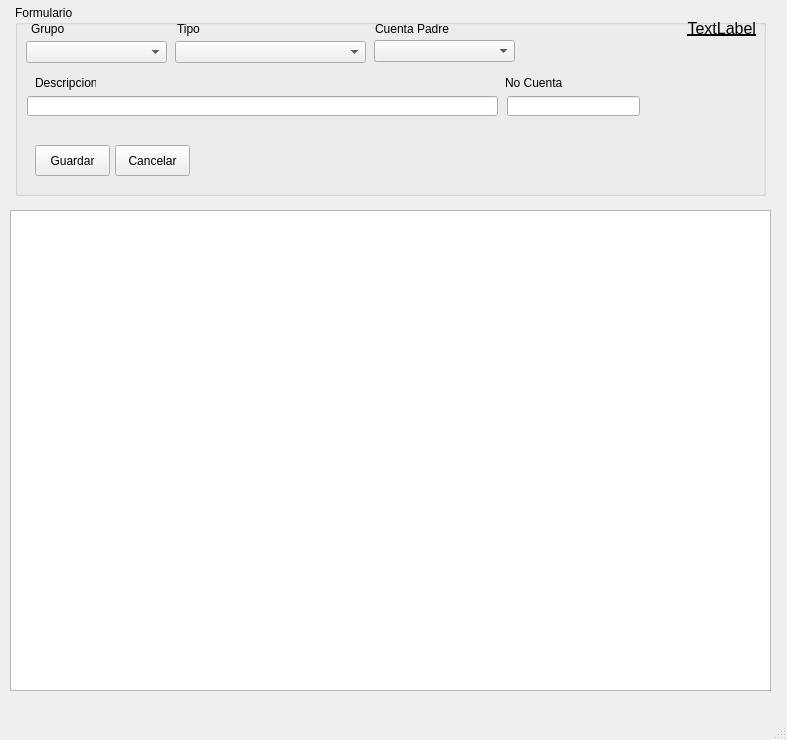
<?xml version="1.0" encoding="UTF-8"?>
<ui version="4.0">
 <class>MainWindow</class>
 <widget class="QMainWindow" name="MainWindow">
  <property name="geometry">
   <rect>
    <x>0</x>
    <y>0</y>
    <width>787</width>
    <height>740</height>
   </rect>
  </property>
  <property name="windowTitle">
   <string>MainWindow</string>
  </property>
  <widget class="QWidget" name="centralwidget">
   <widget class="QWidget" name="gridLayoutWidget">
    <property name="geometry">
     <rect>
      <x>10</x>
      <y>0</y>
      <width>761</width>
      <height>201</height>
     </rect>
    </property>
    <layout class="QGridLayout" name="gridLayout">
     <property name="sizeConstraint">
      <enum>QLayout::SetMaximumSize</enum>
     </property>
     <property name="leftMargin">
      <number>5</number>
     </property>
     <property name="topMargin">
      <number>5</number>
     </property>
     <property name="rightMargin">
      <number>5</number>
     </property>
     <property name="bottomMargin">
      <number>5</number>
     </property>
     <property name="horizontalSpacing">
      <number>5</number>
     </property>
     <item row="0" column="0">
      <widget class="QGroupBox" name="Formulario">
       <property name="title">
        <string>Formulario</string>
       </property>
       <widget class="QPushButton" name="btnIngresar">
        <property name="geometry">
         <rect>
          <x>20</x>
          <y>140</y>
          <width>75</width>
          <height>31</height>
         </rect>
        </property>
        <property name="palette">
         <palette>
          <active>
           <colorrole role="WindowText">
            <brush brushstyle="SolidPattern">
             <color alpha="255">
              <red>0</red>
              <green>0</green>
              <blue>0</blue>
             </color>
            </brush>
           </colorrole>
           <colorrole role="Text">
            <brush brushstyle="SolidPattern">
             <color alpha="255">
              <red>0</red>
              <green>0</green>
              <blue>0</blue>
             </color>
            </brush>
           </colorrole>
           <colorrole role="ButtonText">
            <brush brushstyle="SolidPattern">
             <color alpha="255">
              <red>0</red>
              <green>0</green>
              <blue>0</blue>
             </color>
            </brush>
           </colorrole>
           <colorrole role="PlaceholderText">
            <brush brushstyle="SolidPattern">
             <color alpha="128">
              <red>0</red>
              <green>0</green>
              <blue>0</blue>
             </color>
            </brush>
           </colorrole>
          </active>
          <inactive>
           <colorrole role="WindowText">
            <brush brushstyle="SolidPattern">
             <color alpha="255">
              <red>0</red>
              <green>0</green>
              <blue>0</blue>
             </color>
            </brush>
           </colorrole>
           <colorrole role="Text">
            <brush brushstyle="SolidPattern">
             <color alpha="255">
              <red>0</red>
              <green>0</green>
              <blue>0</blue>
             </color>
            </brush>
           </colorrole>
           <colorrole role="ButtonText">
            <brush brushstyle="SolidPattern">
             <color alpha="255">
              <red>0</red>
              <green>0</green>
              <blue>0</blue>
             </color>
            </brush>
           </colorrole>
           <colorrole role="PlaceholderText">
            <brush brushstyle="SolidPattern">
             <color alpha="128">
              <red>0</red>
              <green>0</green>
              <blue>0</blue>
             </color>
            </brush>
           </colorrole>
          </inactive>
          <disabled>
           <colorrole role="WindowText">
            <brush brushstyle="SolidPattern">
             <color alpha="255">
              <red>0</red>
              <green>85</green>
              <blue>255</blue>
             </color>
            </brush>
           </colorrole>
           <colorrole role="Text">
            <brush brushstyle="SolidPattern">
             <color alpha="255">
              <red>0</red>
              <green>85</green>
              <blue>255</blue>
             </color>
            </brush>
           </colorrole>
           <colorrole role="ButtonText">
            <brush brushstyle="SolidPattern">
             <color alpha="255">
              <red>0</red>
              <green>85</green>
              <blue>255</blue>
             </color>
            </brush>
           </colorrole>
           <colorrole role="PlaceholderText">
            <brush brushstyle="SolidPattern">
             <color alpha="128">
              <red>0</red>
              <green>0</green>
              <blue>0</blue>
             </color>
            </brush>
           </colorrole>
          </disabled>
         </palette>
        </property>
        <property name="text">
         <string>Guardar</string>
        </property>
        <property name="checkable">
         <bool>false</bool>
        </property>
        <property name="flat">
         <bool>false</bool>
        </property>
       </widget>
       <widget class="QPushButton" name="btnCancelar">
        <property name="geometry">
         <rect>
          <x>100</x>
          <y>140</y>
          <width>75</width>
          <height>31</height>
         </rect>
        </property>
        <property name="text">
         <string>Cancelar</string>
        </property>
       </widget>
       <widget class="QLineEdit" name="txtCuenta">
        <property name="geometry">
         <rect>
          <x>492</x>
          <y>91</y>
          <width>133</width>
          <height>20</height>
         </rect>
        </property>
       </widget>
       <widget class="QLabel" name="label">
        <property name="geometry">
         <rect>
          <x>490</x>
          <y>70</y>
          <width>61</width>
          <height>16</height>
         </rect>
        </property>
        <property name="text">
         <string>No Cuenta</string>
        </property>
       </widget>
       <widget class="QLineEdit" name="txtDescripcion">
        <property name="geometry">
         <rect>
          <x>12</x>
          <y>91</y>
          <width>471</width>
          <height>20</height>
         </rect>
        </property>
       </widget>
       <widget class="QLabel" name="label_2">
        <property name="geometry">
         <rect>
          <x>20</x>
          <y>70</y>
          <width>61</width>
          <height>16</height>
         </rect>
        </property>
        <property name="text">
         <string>Descripcion</string>
        </property>
       </widget>
       <widget class="QComboBox" name="cmbGrupo">
        <property name="geometry">
         <rect>
          <x>11</x>
          <y>36</y>
          <width>141</width>
          <height>22</height>
         </rect>
        </property>
       </widget>
       <widget class="QLabel" name="label_3">
        <property name="geometry">
         <rect>
          <x>16</x>
          <y>16</y>
          <width>61</width>
          <height>16</height>
         </rect>
        </property>
        <property name="text">
         <string>Grupo</string>
        </property>
       </widget>
       <widget class="QLabel" name="label_4">
        <property name="geometry">
         <rect>
          <x>162</x>
          <y>16</y>
          <width>61</width>
          <height>16</height>
         </rect>
        </property>
        <property name="text">
         <string>Tipo</string>
        </property>
       </widget>
       <widget class="QComboBox" name="cmbTipo">
        <property name="geometry">
         <rect>
          <x>160</x>
          <y>36</y>
          <width>191</width>
          <height>22</height>
         </rect>
        </property>
       </widget>
       <widget class="QLabel" name="label_5">
        <property name="geometry">
         <rect>
          <x>360</x>
          <y>16</y>
          <width>81</width>
          <height>16</height>
         </rect>
        </property>
        <property name="text">
         <string>Cuenta Padre</string>
        </property>
       </widget>
       <widget class="QComboBox" name="cmbCuenta">
        <property name="geometry">
         <rect>
          <x>359</x>
          <y>35</y>
          <width>141</width>
          <height>22</height>
         </rect>
        </property>
       </widget>
       <widget class="QLabel" name="lblCodigo">
        <property name="geometry">
         <rect>
          <x>570</x>
          <y>13</y>
          <width>171</width>
          <height>20</height>
         </rect>
        </property>
        <property name="font">
         <font>
          <pointsize>12</pointsize>
          <weight>50</weight>
          <bold>false</bold>
          <underline>true</underline>
         </font>
        </property>
        <property name="layoutDirection">
         <enum>Qt::LeftToRight</enum>
        </property>
        <property name="text">
         <string>TextLabel</string>
        </property>
        <property name="alignment">
         <set>Qt::AlignRight|Qt::AlignTrailing|Qt::AlignVCenter</set>
        </property>
       </widget>
      </widget>
     </item>
    </layout>
   </widget>
   <widget class="QTableWidget" name="tableWidget">
    <property name="geometry">
     <rect>
      <x>10</x>
      <y>210</y>
      <width>761</width>
      <height>481</height>
     </rect>
    </property>
   </widget>
  </widget>
  <widget class="QMenuBar" name="menubar">
   <property name="geometry">
    <rect>
     <x>0</x>
     <y>0</y>
     <width>787</width>
     <height>27</height>
    </rect>
   </property>
  </widget>
  <widget class="QStatusBar" name="statusbar"/>
 </widget>
 <tabstops>
  <tabstop>cmbGrupo</tabstop>
  <tabstop>cmbTipo</tabstop>
  <tabstop>cmbCuenta</tabstop>
  <tabstop>txtDescripcion</tabstop>
  <tabstop>txtCuenta</tabstop>
  <tabstop>btnIngresar</tabstop>
  <tabstop>btnCancelar</tabstop>
 </tabstops>
 <resources/>
 <connections/>
</ui>
